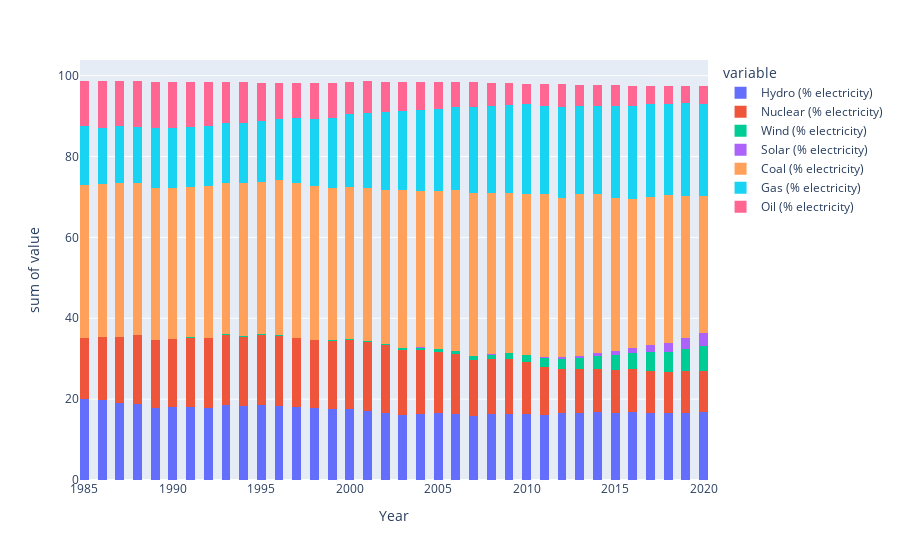

Source (notebook cell):
### Code cell
worldprod = prodbysource[prodbysource["Entity"] == "World"]
worldprod["Hydro (% electricity)"]
plx.histogram(worldprod,x="Year",y=["Hydro (% electricity)", "Nuclear (% electricity)", 
"Wind (% electricity)", "Solar (% electricity)", "Coal (% electricity)", "Gas (% electricity)"
,"Oil (% electricity)"], nbins=100)

### Figure 1 — Plotly figure (JSON) as saved in the notebook; plotly's stock layout.template omitted (floating-point values rounded to 4 significant figures)
{"data": [{"alignmentgroup": "True", "bingroup": "x", "histfunc": "sum", "hovertemplate": "variable=Hydro (% electricity)<br>Year=%{x}<br>sum of value=%{y}<extra></extra>", "legendgroup": "Hydro (% electricity)", "marker": {"color": "#636efa", "pattern": {"shape": ""}}, "name": "Hydro (% electricity)", "nbinsx": 100, "offsetgroup": "Hydro (% electricity)", "orientation": "v", "showlegend": true, "type": "histogram", "x": [1985, 1986, 1987, 1988, 1989, 1990, 1991, 1992, 1993, 1994, 1995, 1996, 1997, 1998, 1999, 2000, 2001, 2002, 2003, 2004, 2005, 2006, 2007, 2008, 2009, 2010, 2011, 2012, 2013, 2014, 2015, 2016, 2017, 2018, 2019, 2020], "xaxis": "x", "y": [20.04, 19.72, 19.07, 18.85, 17.91, 18.05, 18.08, 17.92, 18.59, 18.25, 18.58, 18.28, 18.17, 17.84, 17.47, 17.67, 16.97, 16.64, 16.18, 16.43, 16.47, 16.34, 15.85, 16.24, 16.44, 16.29, 16.06, 16.55, 16.63, 16.77, 16.58, 16.8, 16.59, 16.47, 16.45, 16.85], "yaxis": "y"}, {"alignmentgroup": "True", "bingroup": "x", "histfunc": "sum", "hovertemplate": "variable=Nuclear (% electricity)<br>Year=%{x}<br>sum of value=%{y}<extra></extra>", "legendgroup": "Nuclear (% electricity)", "marker": {"color": "#EF553B", "pattern": {"shape": ""}}, "name": "Nuclear (% electricity)", "nbinsx": 100, "offsetgroup": "Nuclear (% electricity)", "orientation": "v", "showlegend": true, "type": "histogram", "x": [1985, 1986, 1987, 1988, 1989, 1990, 1991, 1992, 1993, 1994, 1995, 1996, 1997, 1998, 1999, 2000, 2001, 2002, 2003, 2004, 2005, 2006, 2007, 2008, 2009, 2010, 2011, 2012, 2013, 2014, 2015, 2016, 2017, 2018, 2019, 2020], "xaxis": "x", "y": [15.07, 15.67, 16.27, 16.99, 16.69, 16.73, 17.16, 17.13, 17.35, 17.23, 17.36, 17.45, 16.93, 16.77, 16.92, 16.9, 17.07, 16.68, 15.96, 15.82, 15.29, 14.87, 13.9, 13.63, 13.48, 12.9, 11.96, 10.93, 10.71, 10.73, 10.71, 10.57, 10.35, 10.23, 10.5, 10.12], "yaxis": "y"}, {"alignmentgroup": "True", "bingroup": "x", "histfunc": "sum", "hovertemplate": "variable=Wind (% electricity)<br>Year=%{x}<br>sum of value=%{y}<extra></extra>", "legendgroup": "Wind (% electricity)", "marker": {"color": "#00cc96", "pattern": {"shape": ""}}, "name": "Wind (% electricity)", "nbinsx": 100, "offsetgroup": "Wind (% electricity)", "orientation": "v", "showlegend": true, "type": "histogram", "x": [1985, 1986, 1987, 1988, 1989, 1990, 1991, 1992, 1993, 1994, 1995, 1996, 1997, 1998, 1999, 2000, 2001, 2002, 2003, 2004, 2005, 2006, 2007, 2008, 2009, 2010, 2011, 2012, 2013, 2014, 2015, 2016, 2017, 2018, 2019, 2020], "xaxis": "x", "y": [0.0006501, 0.001365, 0.001832, 0.002978, 0.02274, 0.03038, 0.03345, 0.03839, 0.04525, 0.05515, 0.06177, 0.06675, 0.08511, 0.1098, 0.1422, 0.213, 0.2555, 0.3388, 0.4018, 0.5026, 0.5979, 0.7261, 0.8951, 1.129, 1.433, 1.667, 2.049, 2.422, 2.854, 3.14, 3.554, 4.008, 4.62, 4.953, 5.471, 6.152], "yaxis": "y"}, {"alignmentgroup": "True", "bingroup": "x", "histfunc": "sum", "hovertemplate": "variable=Solar (% electricity)<br>Year=%{x}<br>sum of value=%{y}<extra></extra>", "legendgroup": "Solar (% electricity)", "marker": {"color": "#ab63fa", "pattern": {"shape": ""}}, "name": "Solar (% electricity)", "nbinsx": 100, "offsetgroup": "Solar (% electricity)", "orientation": "v", "showlegend": true, "type": "histogram", "x": [1985, 1986, 1987, 1988, 1989, 1990, 1991, 1992, 1993, 1994, 1995, 1996, 1997, 1998, 1999, 2000, 2001, 2002, 2003, 2004, 2005, 2006, 2007, 2008, 2009, 2010, 2011, 2012, 2013, 2014, 2015, 2016, 2017, 2018, 2019, 2020], "xaxis": "x", "y": [0.0001189, 0.0001492, 9.943e-05, 9.158e-05, 0.00225, 0.003247, 0.004135, 0.0038, 0.004421, 0.004645, 0.004791, 0.005114, 0.005358, 0.005735, 0.006142, 0.007233, 0.008916, 0.01103, 0.01303, 0.01643, 0.02195, 0.02833, 0.03659, 0.0588, 0.1002, 0.1469, 0.2791, 0.4362, 0.5869, 0.8583, 1.092, 1.377, 1.804, 2.241, 2.718, 3.266], "yaxis": "y"}, {"alignmentgroup": "True", "bingroup": "x", "histfunc": "sum", "hovertemplate": "variable=Coal (% electricity)<br>Year=%{x}<br>sum of value=%{y}<extra></extra>", "legendgroup": "Coal (% electricity)", "marker": {"color": "#FFA15A", "pattern": {"shape": ""}}, "name": "Coal (% electricity)", "nbinsx": 100, "offsetgroup": "Coal (% electricity)", "orientation": "v", "showlegend": true, "type": "histogram", "x": [1985, 1986, 1987, 1988, 1989, 1990, 1991, 1992, 1993, 1994, 1995, 1996, 1997, 1998, 1999, 2000, 2001, 2002, 2003, 2004, 2005, 2006, 2007, 2008, 2009, 2010, 2011, 2012, 2013, 2014, 2015, 2016, 2017, 2018, 2019, 2020], "xaxis": "x", "y": [37.93, 37.73, 38.05, 37.72, 37.56, 37.3, 37.3, 37.72, 37.54, 37.88, 37.68, 38.29, 38.21, 37.97, 37.72, 37.73, 37.78, 38.05, 39.12, 38.73, 39.0, 39.68, 40.4, 39.82, 39.47, 39.65, 40.28, 39.33, 40.06, 39.34, 37.77, 36.69, 36.67, 36.56, 35.06, 33.79], "yaxis": "y"}, {"alignmentgroup": "True", "bingroup": "x", "histfunc": "sum", "hovertemplate": "variable=Gas (% electricity)<br>Year=%{x}<br>sum of value=%{y}<extra></extra>", "legendgroup": "Gas (% electricity)", "marker": {"color": "#19d3f3", "pattern": {"shape": ""}}, "name": "Gas (% electricity)", "nbinsx": 100, "offsetgroup": "Gas (% electricity)", "orientation": "v", "showlegend": true, "type": "histogram", "x": [1985, 1986, 1987, 1988, 1989, 1990, 1991, 1992, 1993, 1994, 1995, 1996, 1997, 1998, 1999, 2000, 2001, 2002, 2003, 2004, 2005, 2006, 2007, 2008, 2009, 2010, 2011, 2012, 2013, 2014, 2015, 2016, 2017, 2018, 2019, 2020], "xaxis": "x", "y": [14.4, 14.04, 14.19, 13.8, 14.8, 14.93, 14.82, 14.78, 14.74, 14.84, 15.16, 15.16, 15.99, 16.51, 17.34, 18.01, 18.72, 19.38, 19.53, 20.06, 20.26, 20.6, 21.24, 21.57, 21.72, 22.3, 21.92, 22.62, 21.55, 21.73, 22.81, 23.06, 22.87, 22.47, 22.95, 22.79], "yaxis": "y"}, {"alignmentgroup": "True", "bingroup": "x", "histfunc": "sum", "hovertemplate": "variable=Oil (% electricity)<br>Year=%{x}<br>sum of value=%{y}<extra></extra>", "legendgroup": "Oil (% electricity)", "marker": {"color": "#FF6692", "pattern": {"shape": ""}}, "name": "Oil (% electricity)", "nbinsx": 100, "offsetgroup": "Oil (% electricity)", "orientation": "v", "showlegend": true, "type": "histogram", "x": [1985, 1986, 1987, 1988, 1989, 1990, 1991, 1992, 1993, 1994, 1995, 1996, 1997, 1998, 1999, 2000, 2001, 2002, 2003, 2004, 2005, 2006, 2007, 2008, 2009, 2010, 2011, 2012, 2013, 2014, 2015, 2016, 2017, 2018, 2019, 2020], "xaxis": "x", "y": [11.22, 11.46, 11.07, 11.27, 11.56, 11.41, 11.05, 10.77, 10.05, 10.08, 9.412, 9.027, 8.812, 8.929, 8.493, 7.986, 7.744, 7.416, 7.277, 6.895, 6.756, 6.135, 6.044, 5.807, 5.519, 5.081, 5.452, 5.59, 5.373, 5.082, 5.102, 5.026, 4.562, 4.477, 4.206, 4.365], "yaxis": "y"}], "layout": {"barmode": "relative", "legend": {"title": {"text": "variable"}, "tracegroupgap": 0}, "margin": {"t": 60}, "xaxis": {"anchor": "y", "domain": [0, 1], "title": {"text": "Year"}}, "yaxis": {"anchor": "x", "domain": [0, 1], "title": {"text": "sum of value"}}}}
